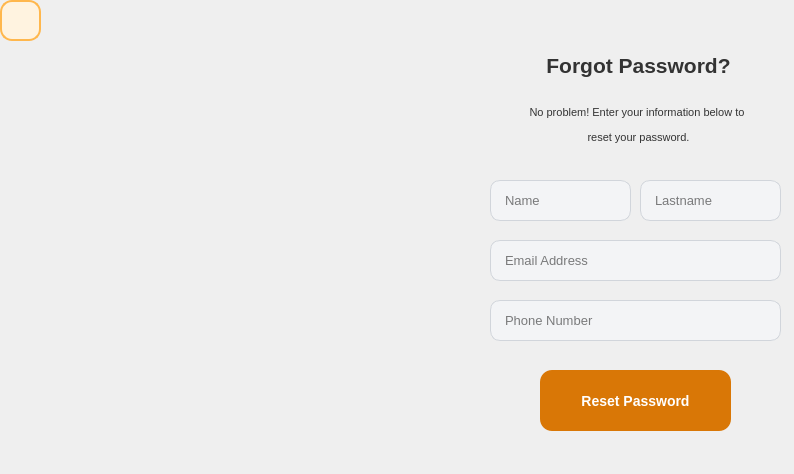
<?xml version="1.0" encoding="UTF-8"?>
<ui version="4.0">
 <class>forgot_pass</class>
 <widget class="QWidget" name="forgot_pass">
  <property name="geometry">
   <rect>
    <x>0</x>
    <y>0</y>
    <width>794</width>
    <height>474</height>
   </rect>
  </property>
  <property name="minimumSize">
   <size>
    <width>794</width>
    <height>474</height>
   </size>
  </property>
  <property name="maximumSize">
   <size>
    <width>794</width>
    <height>474</height>
   </size>
  </property>
  <property name="windowTitle">
   <string>Form</string>
  </property>
  <widget class="QLabel" name="label">
   <property name="geometry">
    <rect>
     <x>-100</x>
     <y>-25</y>
     <width>1001</width>
     <height>531</height>
    </rect>
   </property>
   <property name="text">
    <string/>
   </property>
   <property name="pixmap">
    <pixmap>../../Downloads/IMG_20250617_232147_723.webp</pixmap>
   </property>
  </widget>
  <widget class="QLabel" name="label_2">
   <property name="geometry">
    <rect>
     <x>-30</x>
     <y>-10</y>
     <width>831</width>
     <height>591</height>
    </rect>
   </property>
   <property name="text">
    <string/>
   </property>
   <property name="pixmap">
    <pixmap>../../Downloads/aa67ca17136ab7a1256520a0f89f3917 (1).png</pixmap>
   </property>
  </widget>
  <widget class="QLabel" name="label_3">
   <property name="geometry">
    <rect>
     <x>310</x>
     <y>270</y>
     <width>211</width>
     <height>231</height>
    </rect>
   </property>
   <property name="text">
    <string/>
   </property>
   <property name="pixmap">
    <pixmap resource="Source.qrc">:/ImageFolder/Lock1.png</pixmap>
   </property>
  </widget>
  <widget class="QLineEdit" name="Name_lineEdit">
   <property name="geometry">
    <rect>
     <x>490</x>
     <y>180</y>
     <width>141</width>
     <height>41</height>
    </rect>
   </property>
   <property name="styleSheet">
    <string notr="true">QLineEdit {
    background-color: #f3f4f6;   /* خاکستری خیلی روشن */
    border: 1px solid #d1d5db;   /* خط باریک خاکستری */
    border-radius: 10px;         /* گوشه‌های منحنی */
    padding: 6px 12px;           /* فضای داخلی برای متن */
    font-size: 13px;
}
QLineEdit:focus {
    border: 1px solid #fb923c;  /* نارنجی خوشرنگ هنگام فوکوس */
    background-color: #fff;     /* سفید شدن پس‌زمینه */
}</string>
   </property>
   <property name="echoMode">
    <enum>QLineEdit::Normal</enum>
   </property>
   <property name="placeholderText">
    <string>Name </string>
   </property>
  </widget>
  <widget class="QLineEdit" name="Lastname_lineEdit">
   <property name="geometry">
    <rect>
     <x>640</x>
     <y>180</y>
     <width>141</width>
     <height>41</height>
    </rect>
   </property>
   <property name="styleSheet">
    <string notr="true">QLineEdit {
    background-color: #f3f4f6;   /* خاکستری خیلی روشن */
    border: 1px solid #d1d5db;   /* خط باریک خاکستری */
    border-radius: 10px;         /* گوشه‌های منحنی */
    padding: 6px 12px;           /* فضای داخلی برای متن */
    font-size: 13px;
}
QLineEdit:focus {
    border: 1px solid #fb923c;  /* نارنجی خوشرنگ هنگام فوکوس */
    background-color: #fff;     /* سفید شدن پس‌زمینه */
}</string>
   </property>
   <property name="echoMode">
    <enum>QLineEdit::Normal</enum>
   </property>
   <property name="placeholderText">
    <string>Lastname</string>
   </property>
  </widget>
  <widget class="QLineEdit" name="Email_lineEdit">
   <property name="geometry">
    <rect>
     <x>490</x>
     <y>240</y>
     <width>291</width>
     <height>41</height>
    </rect>
   </property>
   <property name="styleSheet">
    <string notr="true">QLineEdit {
    background-color: #f3f4f6;   /* خاکستری خیلی روشن */
    border: 1px solid #d1d5db;   /* خط باریک خاکستری */
    border-radius: 10px;         /* گوشه‌های منحنی */
    padding: 6px 12px;           /* فضای داخلی برای متن */
    font-size: 13px;
}
QLineEdit:focus {
    border: 1px solid #fb923c;  /* نارنجی خوشرنگ هنگام فوکوس */
    background-color: #fff;     /* سفید شدن پس‌زمینه */
}</string>
   </property>
   <property name="echoMode">
    <enum>QLineEdit::Normal</enum>
   </property>
   <property name="placeholderText">
    <string>Email Address</string>
   </property>
  </widget>
  <widget class="QLineEdit" name="Phone_lineEdit">
   <property name="geometry">
    <rect>
     <x>490</x>
     <y>300</y>
     <width>291</width>
     <height>41</height>
    </rect>
   </property>
   <property name="styleSheet">
    <string notr="true">QLineEdit {
    background-color: #f3f4f6;   /* خاکستری خیلی روشن */
    border: 1px solid #d1d5db;   /* خط باریک خاکستری */
    border-radius: 10px;         /* گوشه‌های منحنی */
    padding: 6px 12px;           /* فضای داخلی برای متن */
    font-size: 13px;
}
QLineEdit:focus {
    border: 1px solid #fb923c;  /* نارنجی خوشرنگ هنگام فوکوس */
    background-color: #fff;     /* سفید شدن پس‌زمینه */
}</string>
   </property>
   <property name="echoMode">
    <enum>QLineEdit::Normal</enum>
   </property>
   <property name="placeholderText">
    <string>Phone Number</string>
   </property>
  </widget>
  <widget class="QLabel" name="Login_signup_label">
   <property name="geometry">
    <rect>
     <x>480</x>
     <y>30</y>
     <width>311</width>
     <height>71</height>
    </rect>
   </property>
   <property name="styleSheet">
    <string notr="true">QLabel {
    font-family: &quot;Segoe UI&quot;, &quot;Vazir&quot;, sans-serif;
    font-size: 22px;
    font-weight: bold;
    color: #333333;
    padding: 10px;
    qproperty-alignment: AlignCenter;
    text-shadow: 1px 1px 1px rgba(0,0,0,0.1);
	border: none;
    background-color: transparent;
}</string>
   </property>
   <property name="frameShape">
    <enum>QFrame::NoFrame</enum>
   </property>
   <property name="text">
    <string>&lt;html&gt;&lt;head/&gt;&lt;body&gt;&lt;p align=&quot;center&quot;&gt;&lt;span style=&quot; font-size:16pt;&quot;&gt;Forgot Password?&lt;/span&gt;&lt;/p&gt;&lt;/body&gt;&lt;/html&gt;</string>
   </property>
  </widget>
  <widget class="QLabel" name="Login_signup_label_2">
   <property name="geometry">
    <rect>
     <x>480</x>
     <y>90</y>
     <width>311</width>
     <height>71</height>
    </rect>
   </property>
   <property name="styleSheet">
    <string notr="true">QLabel {
    font-family: &quot;Segoe UI&quot;, &quot;Vazir&quot;, sans-serif;
    font-size: 22px;
    font-weight: bold;
    color: #333333;
    padding: 10px;
    qproperty-alignment: AlignCenter;
    text-shadow: 1px 1px 1px rgba(0,0,0,0.1);
	border: none;
    background-color: transparent;
}</string>
   </property>
   <property name="frameShape">
    <enum>QFrame::NoFrame</enum>
   </property>
   <property name="text">
    <string>&lt;html&gt;&lt;head/&gt;&lt;body&gt;&lt;p align=&quot;center&quot;&gt;&lt;span style=&quot; font-size:8pt; font-weight:400;&quot;&gt;No problem! Enter your information below to &lt;/span&gt;&lt;/p&gt;&lt;p align=&quot;center&quot;&gt;&lt;span style=&quot; font-size:8pt; font-weight:400;&quot;&gt;reset your password.&lt;/span&gt;&lt;/p&gt;&lt;/body&gt;&lt;/html&gt;</string>
   </property>
  </widget>
  <widget class="QPushButton" name="pushButton">
   <property name="geometry">
    <rect>
     <x>540</x>
     <y>370</y>
     <width>191</width>
     <height>61</height>
    </rect>
   </property>
   <property name="layoutDirection">
    <enum>Qt::RightToLeft</enum>
   </property>
   <property name="styleSheet">
    <string notr="true">QPushButton {
    background-color: #d97706;    /* نارنجی خاکی */
    color: white;                 /* رنگ متن */
    border: none;                 /* حذف کادر پیش‌فرض */
    border-radius: 12px;          /* گوشه‌های منحنی */
    padding: 8px 20px;            /* فضای داخلی دکمه */
    font-weight: bold;            /* ضخیم شدن فونت */
    font-size: 14px;
}

QPushButton:hover {
    background-color: #f59e0b;    /* رنگ روشن‌تر موقع hover */
}
</string>
   </property>
   <property name="text">
    <string>Reset Password</string>
   </property>
   <property name="icon">
    <iconset resource="Source.qrc">
     <normaloff>:/ImageFolder/Lock3.png</normaloff>:/ImageFolder/Lock3.png</iconset>
   </property>
  </widget>
  <widget class="QLabel" name="label_4">
   <property name="geometry">
    <rect>
     <x>-40</x>
     <y>0</y>
     <width>471</width>
     <height>591</height>
    </rect>
   </property>
   <property name="text">
    <string/>
   </property>
   <property name="pixmap">
    <pixmap resource="Source.qrc">:/ImageFolder/Lock2.png</pixmap>
   </property>
  </widget>
  <widget class="QPushButton" name="back_pushButton">
   <property name="geometry">
    <rect>
     <x>0</x>
     <y>0</y>
     <width>41</width>
     <height>41</height>
    </rect>
   </property>
   <property name="styleSheet">
    <string notr="true">QPushButton#back_pushButton {
    background-color: #FFF3E0;               /* کرم روشن */
    color: #FF5722;                          /* متن نارنجی */
    font: bold 10pt &quot;Segoe UI&quot;;
    border: 2px solid #FFB74D;
    border-radius: 12px;
    padding: 6px 12px;
    icon-size: 18px 18px;                   /* اندازه آیکون */
}

QPushButton#back_pushButton:hover {
    background-color: #FFE0B2;               /* روشن‌تر هنگام هاور */
    color: #E64A19;                          /* متن تیره‌تر */
    border: 2px solid #FFA726;
}
</string>
   </property>
   <property name="text">
    <string/>
   </property>
   <property name="icon">
    <iconset resource="Source.qrc">
     <normaloff>:/ImageFolder/Back.png</normaloff>:/ImageFolder/Back.png</iconset>
   </property>
  </widget>
 </widget>
 <resources>
  <include location="Source.qrc"/>
 </resources>
 <connections/>
</ui>
